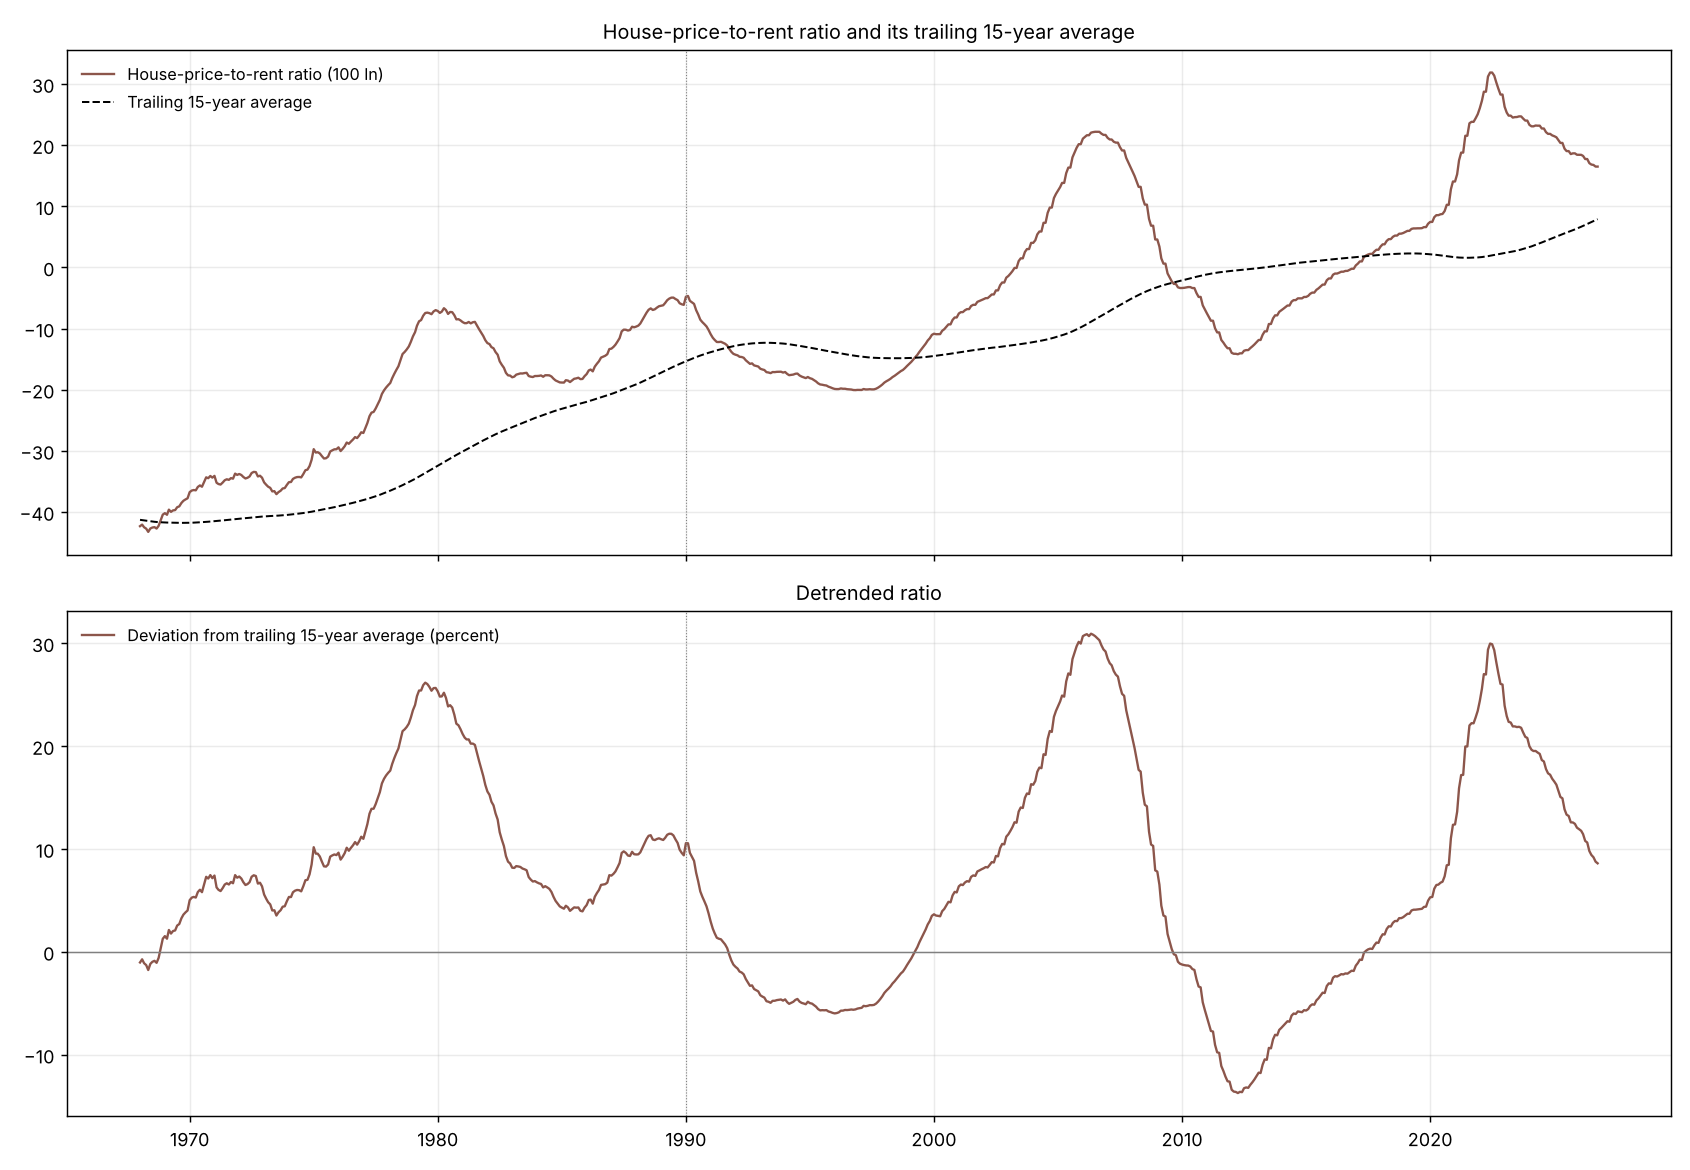

Python code for this plot:
"""
House-price-to-rent ratio, long series (Shiller real home price x CPI / CPI rent of primary residence before 1990; project ratio after, level-matched 1990-92),
from 1953, and its deviation from a trailing 15-year (180-month) average (REAL_QA R8 option under discussion).
Usage: python experimental/real_case/hp_trend.py
Outputs: hp_trend.png, hp_trend_monthly.csv
"""
import os, sys
import numpy as np, pandas as pd

HERE = os.path.dirname(os.path.abspath(__file__))
sys.path.insert(0, HERE)
import data_long as DLG


def main():
    x, _ = DLG.DL.levels_data()
    L = DLG.long_series()["house prices"].dropna()
    p = x["house prices"].dropna()
    k = float((p.loc[DLG.OVERLAP] - L.loc[DLG.OVERLAP]).mean())
    hp = pd.concat([L.loc[:p.index[0] - 1] + k, p])
    tr = hp.rolling(180, min_periods=180).mean()
    gap = hp - tr
    J = pd.DataFrame({"ratio (100 ln, level-matched)": hp, "trailing 15-yr average": tr, "deviation from trailing 15-yr average": gap}).loc["1968-01":]
    J.to_csv(os.path.join(HERE, "hp_trend_monthly.csv"), float_format="%.3f", index_label="month")
    S = J.loc["1973-01":]
    print("from 1973: sd ratio (demeaned) {:.1f}, sd deviation {:.1f}; mean deviation {:+.1f}".format(S.iloc[:, 0].std(), S.iloc[:, 2].std(), S.iloc[:, 2].mean()))
    print(S.iloc[:, [0, 2]].loc[[pd.Period(m, "M") for m in ("1973-01", "1979-01", "1986-01", "1990-01", "1997-01", "2006-06", "2012-01", "2020-01", "2022-06", "2026-09")]].round(1).to_string())
    w = -0.0291
    print(f"contribution at the FRB/US weight ({w} pp per 1%), demeaned 1973-2026: ratio sd {abs(w) * S.iloc[:, 0].std():.2f} pp, deviation sd {abs(w) * S.iloc[:, 2].std():.2f} pp")
    import matplotlib
    matplotlib.use("Agg")
    import matplotlib.pyplot as plt
    fig, axes = plt.subplots(2, 1, figsize=(13, 9), sharex=True)
    t = J.index.to_timestamp()
    axes[0].plot(t, J.iloc[:, 0], color="#8c564b", lw=1.3, label="House-price-to-rent ratio (100 ln)")
    axes[0].plot(t, J.iloc[:, 1], color="black", lw=1.1, ls="--", label="Trailing 15-year average")
    axes[0].set_title("House-price-to-rent ratio and its trailing 15-year average", fontsize=11)
    axes[1].plot(t, J.iloc[:, 2], color="#8c564b", lw=1.3, label="Deviation from trailing 15-year average (percent)")
    axes[1].axhline(0, color="gray", lw=0.8)
    axes[1].set_title("Detrended ratio", fontsize=11)
    for ax in axes:
        ax.grid(alpha=0.25); ax.legend(fontsize=9, frameon=False, loc="upper left")
        ax.axvline(pd.Timestamp("1990-01-01"), color="gray", lw=0.6, ls=":")
    fig.tight_layout(); fig.savefig(os.path.join(HERE, "hp_trend.png"), dpi=130)


if __name__ == "__main__":
    main()
